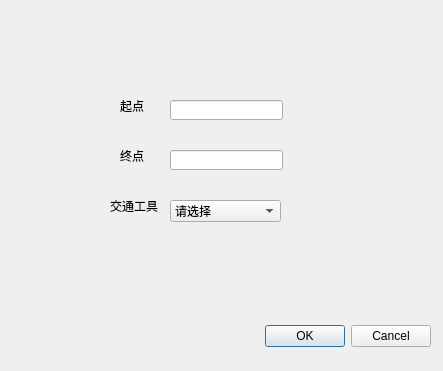
<?xml version="1.0" encoding="UTF-8"?>
<ui version="4.0">
 <class>mindist</class>
 <widget class="QDialog" name="mindist">
  <property name="geometry">
   <rect>
    <x>0</x>
    <y>0</y>
    <width>443</width>
    <height>371</height>
   </rect>
  </property>
  <property name="windowTitle">
   <string>Dialog</string>
  </property>
  <widget class="QDialogButtonBox" name="buttonBox">
   <property name="geometry">
    <rect>
     <x>90</x>
     <y>320</y>
     <width>341</width>
     <height>32</height>
    </rect>
   </property>
   <property name="orientation">
    <enum>Qt::Horizontal</enum>
   </property>
   <property name="standardButtons">
    <set>QDialogButtonBox::Cancel|QDialogButtonBox::Ok</set>
   </property>
  </widget>
  <widget class="QLabel" name="label">
   <property name="geometry">
    <rect>
     <x>120</x>
     <y>90</y>
     <width>41</width>
     <height>31</height>
    </rect>
   </property>
   <property name="text">
    <string>起点</string>
   </property>
  </widget>
  <widget class="QLineEdit" name="start">
   <property name="geometry">
    <rect>
     <x>170</x>
     <y>100</y>
     <width>113</width>
     <height>20</height>
    </rect>
   </property>
  </widget>
  <widget class="QLabel" name="label_2">
   <property name="geometry">
    <rect>
     <x>120</x>
     <y>150</y>
     <width>54</width>
     <height>12</height>
    </rect>
   </property>
   <property name="text">
    <string>终点</string>
   </property>
  </widget>
  <widget class="QLineEdit" name="end">
   <property name="geometry">
    <rect>
     <x>170</x>
     <y>150</y>
     <width>113</width>
     <height>20</height>
    </rect>
   </property>
  </widget>
  <widget class="QComboBox" name="method">
   <property name="geometry">
    <rect>
     <x>170</x>
     <y>200</y>
     <width>111</width>
     <height>22</height>
    </rect>
   </property>
   <item>
    <property name="text">
     <string>请选择</string>
    </property>
   </item>
   <item>
    <property name="text">
     <string>飞机</string>
    </property>
   </item>
   <item>
    <property name="text">
     <string>火车</string>
    </property>
   </item>
  </widget>
  <widget class="QLabel" name="label_3">
   <property name="geometry">
    <rect>
     <x>110</x>
     <y>200</y>
     <width>54</width>
     <height>12</height>
    </rect>
   </property>
   <property name="text">
    <string>交通工具</string>
   </property>
  </widget>
 </widget>
 <resources/>
 <connections>
  <connection>
   <sender>buttonBox</sender>
   <signal>accepted()</signal>
   <receiver>mindist</receiver>
   <slot>accept()</slot>
   <hints>
    <hint type="sourcelabel">
     <x>248</x>
     <y>254</y>
    </hint>
    <hint type="destinationlabel">
     <x>157</x>
     <y>274</y>
    </hint>
   </hints>
  </connection>
  <connection>
   <sender>buttonBox</sender>
   <signal>rejected()</signal>
   <receiver>mindist</receiver>
   <slot>reject()</slot>
   <hints>
    <hint type="sourcelabel">
     <x>316</x>
     <y>260</y>
    </hint>
    <hint type="destinationlabel">
     <x>286</x>
     <y>274</y>
    </hint>
   </hints>
  </connection>
 </connections>
</ui>
